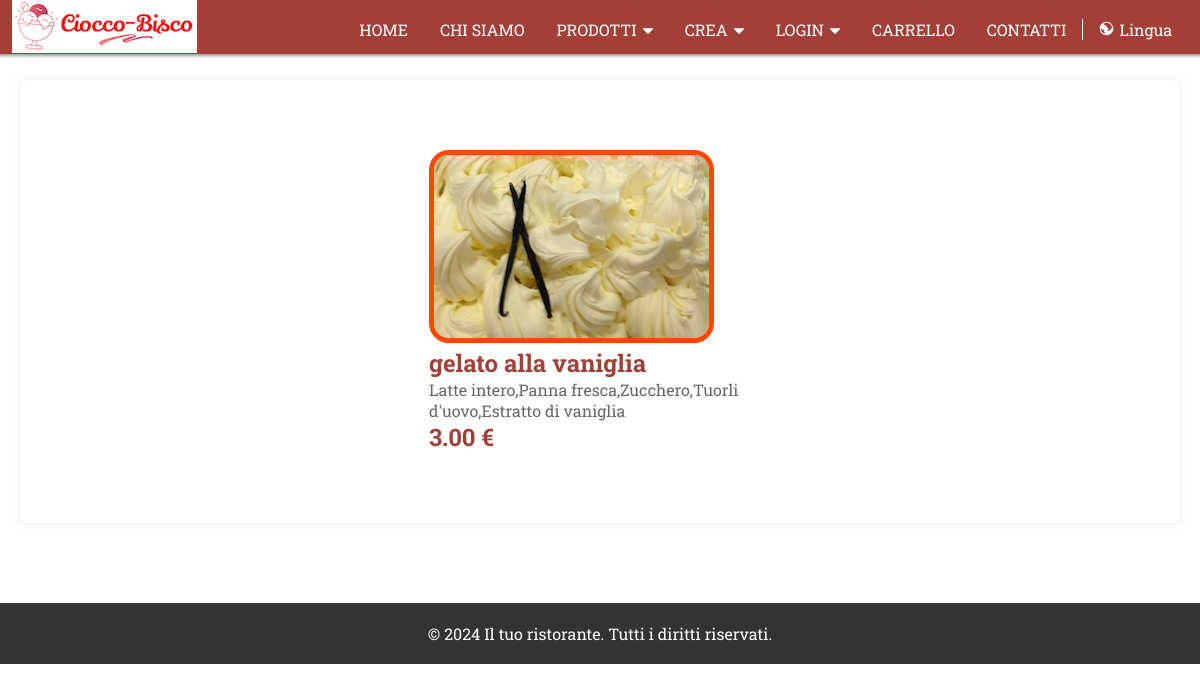
Screenshot of /progettoPHP/ingredienti.php?gusto=vaniglia with the database file from the repository.
### tables this page shows
CREATE TABLE `gusti` (
  `id` int(11) unsigned NOT NULL AUTO_INCREMENT,
  `g_nome` varchar(40) NOT NULL,
  `g_titolo` varchar(255) NOT NULL,
  `g_desc` varchar(255) NOT NULL,
  `g_prezzo` decimal(10,2) NOT NULL,
  `g_moneta` varchar(11) NOT NULL,
  `g_name` varchar(40) NOT NULL,
  `g_title` varchar(255) NOT NULL,
  `g_descr` varchar(255) NOT NULL,
  `g_price` decimal(10,2) NOT NULL,
  `g_money` varchar(11) NOT NULL,
  `g_image` varchar(200) NOT NULL,
  `g_tipo` int(11) NOT NULL,
  PRIMARY KEY (`id`)
);

### progettoPHP/ingredienti.php (the view, shortened to what this page needs)
<!DOCTYPE html>
<html lang="it">
<?php include 'header.php'; ?>
<body>
  <div class="container">
    <div class="contenuto">
      <div class="column-gusti">
        <?php
        $nomegusto = $_GET['gusto'];
        $query = "SELECT * FROM gusti where g_nome='$nomegusto';";
        $result = $Dbconn->query($query);
        while ($row = $result->fetch_assoc()) {
          $titolo = $row['g_titolo'];
          $descrizione = $row['g_desc'];
          $prezzo = $row['g_prezzo'];
          $moneta = $row['g_moneta'];
          $imagePath = $row['g_image'];
          echo '<img src="' . $imagePath . '" alt="Immagine">';
          echo "<h1>$titolo</h1>";
          echo "<p> $descrizione</p>";
          echo "<h1>$prezzo  $moneta</h1>";
        }
        ?>
      </div>
    </div>
  </div>
</body>
<?php include 'footer.php'; ?>
</html>

### progettoPHP/style.css (style rules this page uses)
html, body, div, span, applet, object, iframe, h1, h2, h3, h4, h5, h6, p, blockquote, pre, a, abbr, acronym, address, big, cite, code, del, dfn, em, font, img, ins, kbd, q, s, samp, small, strike, strong, sub, sup, tt, var, b, u, i, center, dl, dt, dd, ol, ul, li, fieldset, form, label, legend, table, caption, tbody, tfoot, thead, tr, th, td, video { margin: 0; padding: 0; border: 0; outline: 0; font-size: 100%; vertical-align: baseline; background: transparent; }
img { max-width: 100%; height: auto; }
html,body { font-family: 'Roboto Slab', serif; color:#666 ; height:100%; width:100%; }
h1 { font-size: 1.5em; text-align:left; font-weight: bold; color:#A24038; }
.container .contenuto { max-width:1200px; padding: 70px 10px; margin: 20px auto; justify-content: space-evenly; background-color: #fff; border-radius: 5px; box-shadow: 0 0 10px rgba(0, 0, 0, 0.1); display: flex; }
.container { max-width: 2000px; padding: 60px 20px; background-color: #fff; border-radius: 5px; }
.container .contenuto .column-gusti { flex-basis: 30%; }
.container .contenuto .column-gusti img { color: #B3453E ; max-width: 100%; height: auto; border: 5px solid #ff4704; border-radius: 20px; }

### rows the page displays
gusti: g_image (picture), g_titolo "gelato alla vaniglia", g_desc "Latte intero,Panna fresca,Zucchero,Tuorli d'uovo,Estratto di vaniglia", g_prezzo "3.00", g_moneta "€"
